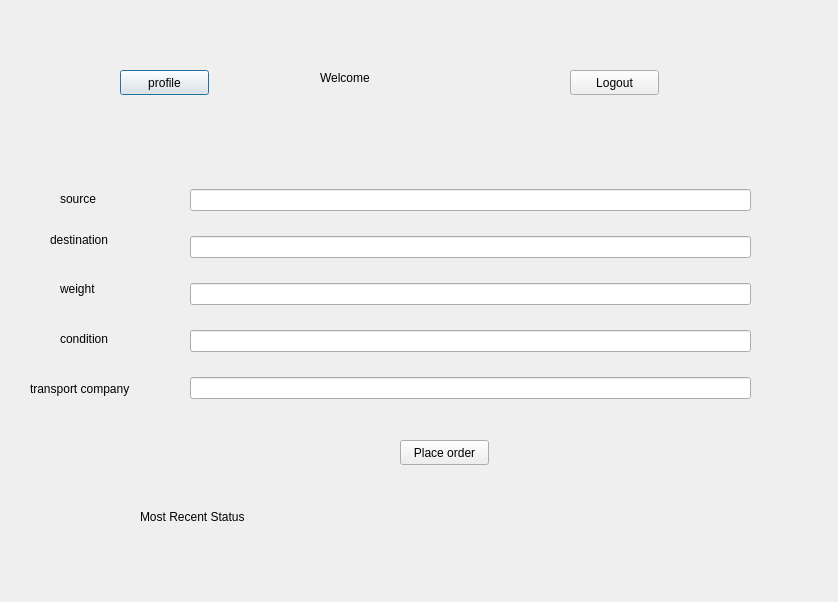
<?xml version="1.0" encoding="UTF-8"?>
<ui version="4.0">
 <class>userform</class>
 <widget class="QDialog" name="userform">
  <property name="geometry">
   <rect>
    <x>0</x>
    <y>0</y>
    <width>838</width>
    <height>602</height>
   </rect>
  </property>
  <property name="windowTitle">
   <string>Dialog</string>
  </property>
  <widget class="QLabel" name="label">
   <property name="geometry">
    <rect>
     <x>320</x>
     <y>70</y>
     <width>201</width>
     <height>16</height>
    </rect>
   </property>
   <property name="text">
    <string>Welcome</string>
   </property>
  </widget>
  <widget class="QPushButton" name="profile">
   <property name="geometry">
    <rect>
     <x>120</x>
     <y>70</y>
     <width>89</width>
     <height>25</height>
    </rect>
   </property>
   <property name="text">
    <string>profile</string>
   </property>
  </widget>
  <widget class="QPushButton" name="Logout">
   <property name="geometry">
    <rect>
     <x>570</x>
     <y>70</y>
     <width>89</width>
     <height>25</height>
    </rect>
   </property>
   <property name="text">
    <string>Logout</string>
   </property>
  </widget>
  <widget class="QLabel" name="label_6">
   <property name="geometry">
    <rect>
     <x>140</x>
     <y>496</y>
     <width>151</width>
     <height>41</height>
    </rect>
   </property>
   <property name="text">
    <string>Most Recent Status</string>
   </property>
  </widget>
  <widget class="QLabel" name="status">
   <property name="geometry">
    <rect>
     <x>380</x>
     <y>500</y>
     <width>181</width>
     <height>21</height>
    </rect>
   </property>
   <property name="text">
    <string/>
   </property>
  </widget>
  <widget class="QWidget" name="verticalLayoutWidget">
   <property name="geometry">
    <rect>
     <x>190</x>
     <y>170</y>
     <width>561</width>
     <height>251</height>
    </rect>
   </property>
   <layout class="QVBoxLayout" name="verticalLayout">
    <item>
     <widget class="QLineEdit" name="source"/>
    </item>
    <item>
     <widget class="QLineEdit" name="destination"/>
    </item>
    <item>
     <widget class="QLineEdit" name="weight"/>
    </item>
    <item>
     <widget class="QLineEdit" name="condition"/>
    </item>
    <item>
     <widget class="QLineEdit" name="transCompany"/>
    </item>
   </layout>
  </widget>
  <widget class="QLabel" name="label_3">
   <property name="geometry">
    <rect>
     <x>60</x>
     <y>190</y>
     <width>67</width>
     <height>17</height>
    </rect>
   </property>
   <property name="text">
    <string>source</string>
   </property>
  </widget>
  <widget class="QLabel" name="label_4">
   <property name="geometry">
    <rect>
     <x>50</x>
     <y>230</y>
     <width>81</width>
     <height>20</height>
    </rect>
   </property>
   <property name="text">
    <string>destination</string>
   </property>
  </widget>
  <widget class="QLabel" name="label_5">
   <property name="geometry">
    <rect>
     <x>60</x>
     <y>280</y>
     <width>67</width>
     <height>17</height>
    </rect>
   </property>
   <property name="text">
    <string>weight</string>
   </property>
  </widget>
  <widget class="QLabel" name="label_7">
   <property name="geometry">
    <rect>
     <x>60</x>
     <y>330</y>
     <width>67</width>
     <height>17</height>
    </rect>
   </property>
   <property name="text">
    <string>condition</string>
   </property>
  </widget>
  <widget class="QLabel" name="label_8">
   <property name="geometry">
    <rect>
     <x>30</x>
     <y>380</y>
     <width>141</width>
     <height>17</height>
    </rect>
   </property>
   <property name="text">
    <string>transport company</string>
   </property>
  </widget>
  <widget class="QPushButton" name="pushButton">
   <property name="geometry">
    <rect>
     <x>400</x>
     <y>440</y>
     <width>89</width>
     <height>25</height>
    </rect>
   </property>
   <property name="text">
    <string>Place order</string>
   </property>
  </widget>
 </widget>
 <resources/>
 <connections/>
</ui>
